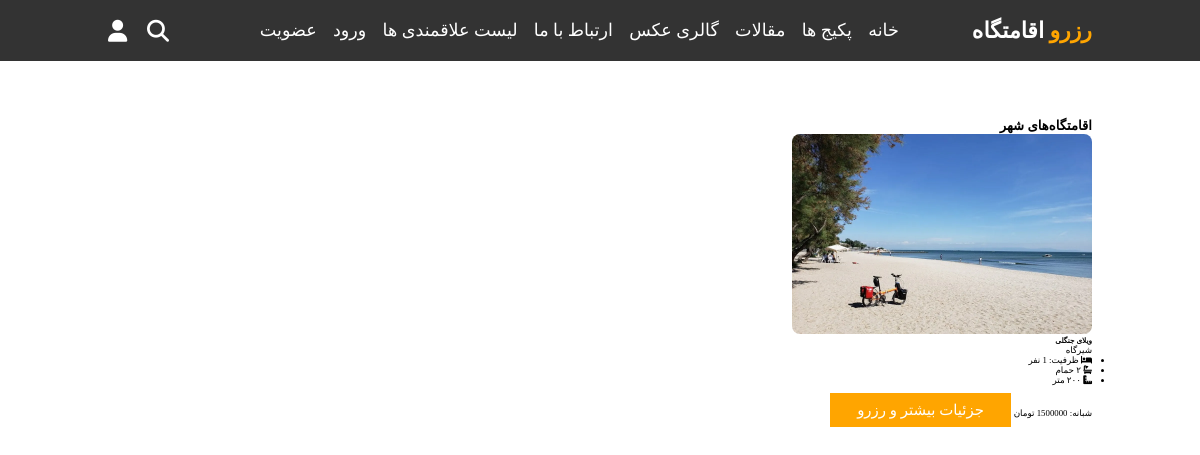
/search/, run on an earlier commit of the app's database.
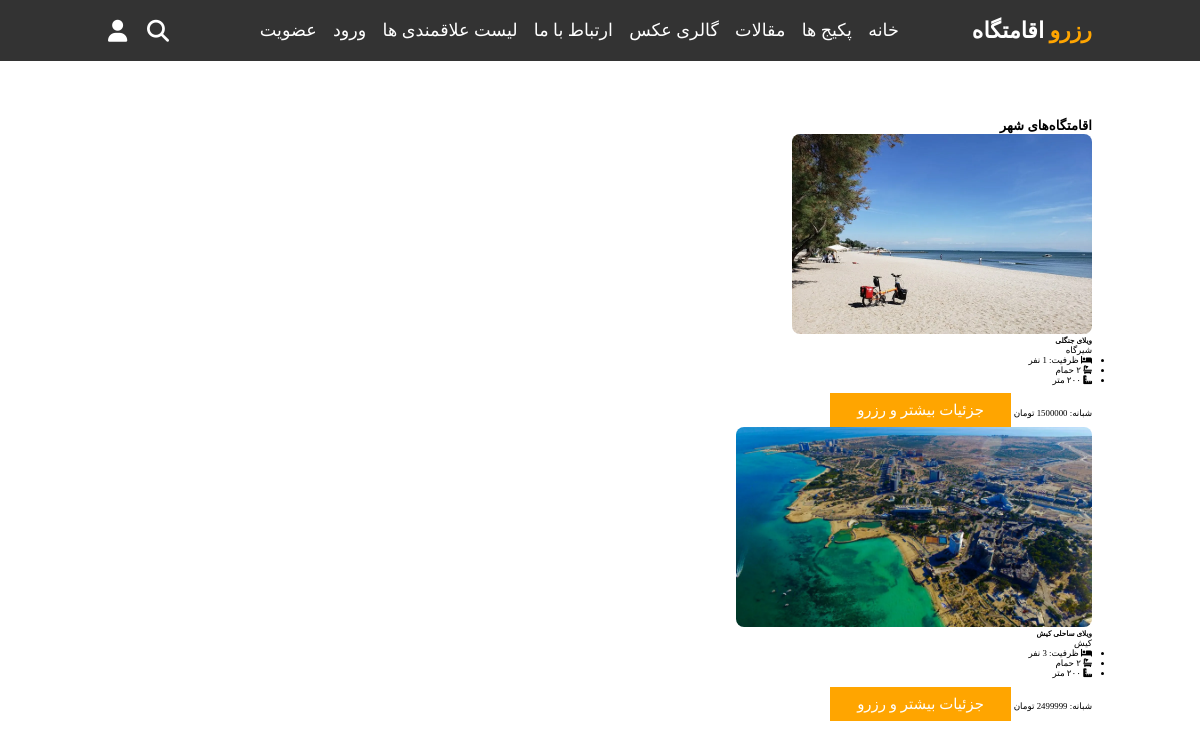
And on a later commit of the database.
### eghamatgah/models.py (models this page shows, shortened)
class Eghamatgah(models.Model):
    type = (
        ('villa', 'ویلا'),
        ('aparteman', 'آپارتمان'),
        ('khanebagh', 'خانه باغ'),
        ('kolbe', 'کلبه'),
    )
    Ecategory = models.ManyToManyField(Eghamatgah_Category, blank=True, related_name='categories', verbose_name='دسته بندی')
    seller = models.ForeignKey(Seller,on_delete=models.CASCADE, related_name='seller', verbose_name='فروشنده')
    title = models.CharField(max_length=100, verbose_name='عنوان اقامتگاه')
    eghamat_type= models.CharField(max_length=100, choices=type, verbose_name='نوع اقامتگاه')
    ostan = models.CharField(max_length=20, verbose_name='استان')
    shahr = models.CharField(max_length=20, verbose_name='شهر')
    address = models.CharField(max_length=300, verbose_name='آدرس کامل')
    tedad_otagh = models.PositiveIntegerField(null=True, verbose_name='تعداد اتاق')
    metrazh = models.PositiveIntegerField(null=True, verbose_name='متراژ')
    zarfiat = models.PositiveIntegerField(null=True, verbose_name='ظرفیت')
    zarfiat_extra = models.DecimalField(max_digits=10,decimal_places=2, default=0, verbose_name='تعداد نفرات اضافه')
    gheymat_har_shab = models.IntegerField(null=True, verbose_name='قیمت هر شب')
    time_voroud = models.TimeField(null=True, verbose_name='تایم ورود')
    time_khorouj = models.TimeField(null=True, verbose_name='تایم خروج')
    description = models.CharField(max_length=200, verbose_name='توضیحات تکمیلی')
    wifi = models.BooleanField(default=False, verbose_name='اینترنت وای فای')
    parking = models.BooleanField(default=False, verbose_name='پارکینگ')
    pool = models.BooleanField(default=False, verbose_name='استخر')
    kitchen = models.BooleanField(default=False, verbose_name='آشپزخانه')
    tv = models.BooleanField(default=False, verbose_name='تلویزیون')
    image = models.ImageField(upload_to='media',default='', verbose_name='تصویر1')
    image2 = models.ImageField(upload_to='media',default='', verbose_name='تصویر2')
    image3 = models.ImageField(upload_to='media',default='', verbose_name='تصویر3')
    image4 = models.ImageField(upload_to='media',default='', verbose_name='تصویر4')
    image5 = models.ImageField(upload_to='media',default='', verbose_name='تصویر5')
    video = models.FileField(
        upload_to='videos',
        null=True,
        blank=True,
        validators=[FileExtensionValidator(allowed_extensions=['mp4', 'mov', 'avi'])],
        verbose_name='ویدیو'
    )
    aparat_video_id = models.CharField(max_length=100, null=True, blank=True)
    created_at = models.DateTimeField(auto_now_add=True)
    class Meta:
        verbose_name = 'مشخصات اقامتگاه'
        verbose_name_plural = 'مشخصات اقامتگاه ها'

### home/views.py (the view, shortened to what this page needs)
class EghamatgahSearchView(ListView):
    model = Eghamatgah
    template_name = 'eghamatgah/search_shahr.html'
    context_object_name = 'eghamatgahs'
    paginate_by = 10
    def get_queryset(self):
        queryset = Eghamatgah.objects.all()
        shahr = self.request.GET.get('shahr')
        check_in = self.request.GET.get('check_in')
        check_out = self.request.GET.get('check_out')
        persons = self.request.GET.get('zarfiat')
        if shahr:
            queryset = queryset.filter(shahr__icontains=shahr)
        if persons and persons.isdigit():
            queryset = queryset.filter(zarfiat__gte=int(persons))
        return queryset
    def get_context_data(self, **kwargs):
        context = super().get_context_data(**kwargs)
        context['shahr'] = self.request.GET.get('shahr', '')
        context['check_in'] = self.request.GET.get('check_in', '')
        context['check_out'] = self.request.GET.get('check_out', '')
        context['persons'] = self.request.GET.get('zarfiat', '')
        return context

### eghamatgah/templates/eghamatgah/search_shahr.html (shortened to what this page needs)
{% extends 'base2.html' %}
{% load static %}
{% block page_content %}
<section class="properties-list">
    <div class="container">
          <div class="text-center mt-5 mb-4 w-100">
            <h2 class="fw-bold text-primary">اقامتگاه‌های شهر {{ shahr }}</h2>
            </div>
        <div class="row g-4">
            {% for search in eghamatgahs %}
                <div class="col-md-4">
                    <div class="card h-100 shadow-sm border-0">
                        {% if search.image %}
                            <img src="{{ search.image.url }}" class="card-img-top custom-img"  alt="ویلای شمال">
                        {% else %}
                            <img src="{% static 'nopic.jpg' %}" class="card-img-top custom-img" alt="ویلای شمال">
                        {% endif %}
                        <div class="card-body">
                            <h5 class="card-title">{{ search.title }}</h5>
                            <p class="card-text text-muted mb-2">{{ search.shahr }}</p>
                            <ul class="list-unstyled mb-3">
                                <li><i class="fas fa-bed me-1 text-primary"></i> ظرفیت: {{ search.zarfiat }} نفر</li>
                                <li><i class="fas fa-bath me-1 text-primary"></i> ۲ حمام</li>
                                <li><i class="fas fa-ruler-combined me-1 text-primary"></i> ۲۰۰ متر</li>
                            </ul>
                            <div class="d-flex justify-content-between align-items-center">
                                <span class="text-success fw-bold">شبانه: {{ search.gheymat_har_shab }} تومان</span>
                                <a href="{% url 'eghamat_detail' pk=search.id %}" class="btn btn-outline-primary btn-sm">جزئیات بیشتر و رزرو</a>
                            </div>
                        </div>
                    </div>
                </div>
            {% endfor %}
        </div>
    </div>
</section>
{% endblock %}

What changed in the data, as far as the page shows it:
added Eghamatgah: image (picture), title "ویلای ساحلی کیش", shahr "کیش"
